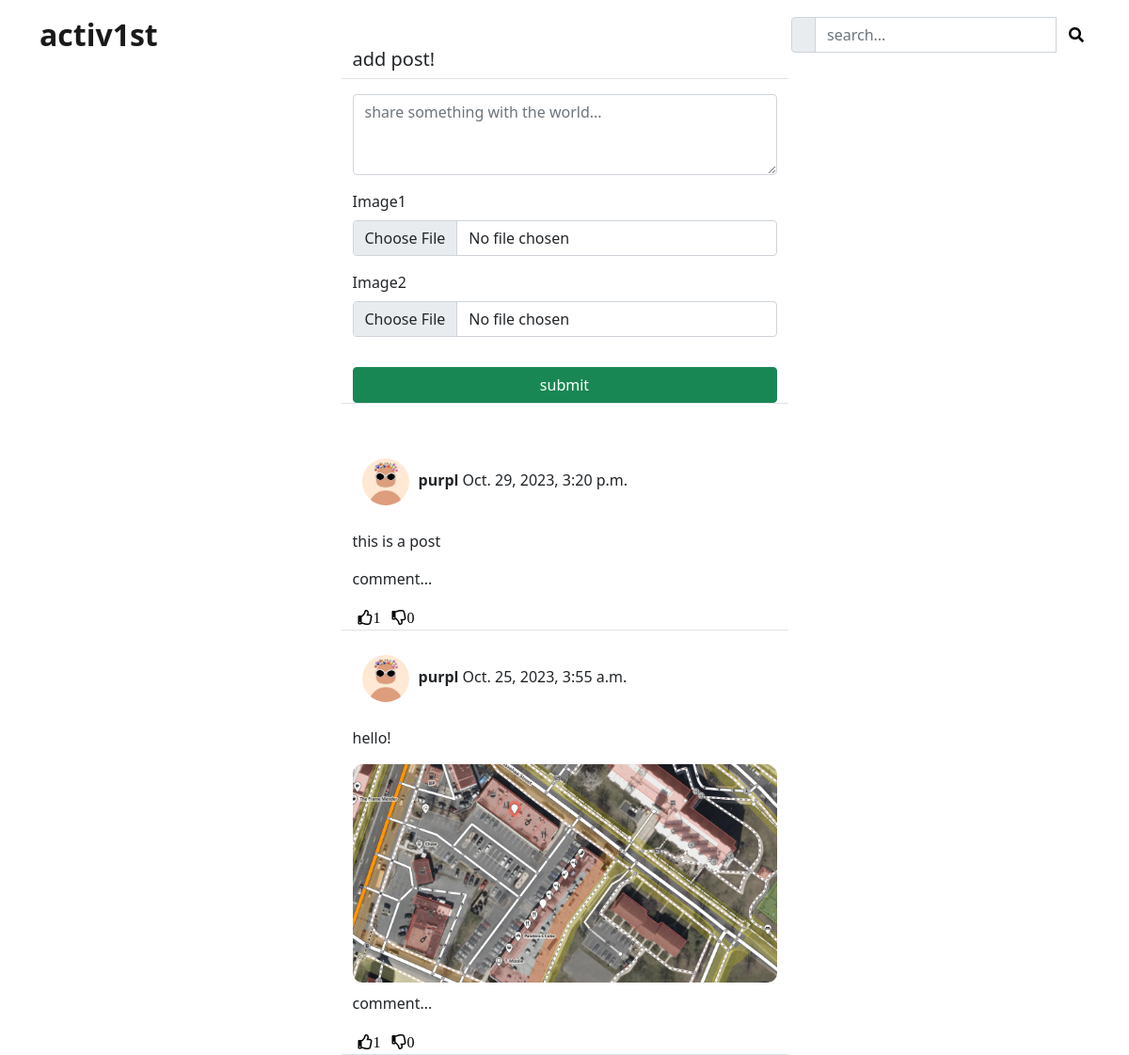
The app's page /social/ with its own data.
### social/models.py (models this page shows)
class Post(models.Model):
    body = models.TextField()
    created_on = models.DateTimeField(default=timezone.now)
    image1 = models.ImageField(upload_to='uploads/post_images', blank=True, null=True)
    image2 = models.ImageField(upload_to='uploads/post_images', blank=True, null=True)
    author = models.ForeignKey(User, on_delete=models.CASCADE)
    likes = models.ManyToManyField(User, blank=True, related_name='likes')
    dislikes = models.ManyToManyField(User, blank=True, related_name='dislikes')

class UserProfile(models.Model):
    user = models.OneToOneField(User, primary_key=True, verbose_name='user', related_name='profile', on_delete=models.CASCADE)
    name = models.CharField(max_length=30, blank=True, null=True)
    bio = models.TextField(max_length=500, blank=True, null=True)
    pronouns = models.CharField(max_length=20, blank=True, null=True)
    birthdate = models.DateField(null=True, blank=True)
    location = models.CharField(max_length=30, blank=True, null=True)
    picture = models.ImageField(upload_to='uploads/profile_pictures', default='uploads/profile_pictures/default.jpg')
    is_verified = models.BooleanField(default=False)
    followers = models.ManyToManyField(User, blank=True, related_name='followers')

### social/views.py (the view, shortened to what this page needs)
# urls.py: path('', PostListView.as_view(), name='post-list'),
class PostListView(View):
    def get(self, request, *args, **kwargs):
        posts = Post.objects.all().order_by('-created_on')
        form = PostForm()
        context = {
            'post_list': posts,
            'form': form,
        }
        return render(request, 'social/post_list.html', context)

### social/forms.py
class PostForm(forms.ModelForm):
    body = forms.CharField(
        label='',
        widget=forms.Textarea(attrs={'rows': 3, 'placeholder': 'share something with the world...'})
    )
    image1 = forms.ImageField(required=False)
    image2 = forms.ImageField(required=False)
    class Meta:
        model = Post
        fields = ['body', 'image1', 'image2' ]

### social/templates/social/post_list.html (shortened to what this page needs)
{% extends 'landing/base.html' %}
{% load crispy_forms_tags %}
{% load static %}
{% block content %}
<div class="container">
    <div class="row justify-content-center mt-3">
        <div class="col-md-5 col-sm-12 border-bottom">
            <h5>add post!</h5>
        </div>
    </div>
    <div class="row justify-content-center mt-3 mb-5">
        <div class="col-md-5 col-sm-12 border-bottom">
            <form method="POST" enctype="multipart/form-data">
                {{ form | crispy }}
                <div class="d-grid gap-2">
                    <button class="btn btn-success mt-3">submit</button>
                </div>
            </form>
        </div>
    </div>
    {% for post in post_list %}
    <div class="row justify-content-center mt-3">
        <div class="col-md-5 col-sm-12 border-bottom position-relative">
            <p><img src="{{ post.author.profile.picture.url }}" class="rounded-circle" style="margin: 10px;" width="50" height="50"/><strong>{{ post.author }}</strong> {{ post.created_on }}</p>
            <div class="position-relative">
              <p>{{ post.body }}</p>
              {% if post.image1 %}
              <img src={{ post.image1.url }} style="max-width: 100%; height: auto; border-radius: 10px; margin-bottom: 10px;">
              {% endif %}
              <p>comment...</p>
            </div>
            <div class="d-flex flex-row">
                <form method="post" action="{% url 'like' post.pk %}">
                    <button style="background-color: transparent; border: none; box-shadow: none;" type="submit">
                        {% if request.user in post.likes.all %}
                        <i class="far fa-thumbs-up" style="color: #5ac84c;"><span>{{ post.likes.all.count }}</span></i>
                        {% else %}
                        <i class="far fa-thumbs-up" ><span>{{ post.likes.all.count }}</span></i>
                        {% endif %}
                    </button>
                </form>
                <form method="post" action="{% url 'dislike' post.pk %}">
                    <button style="background-color: transparent; border: none; box-shadow: none;" type="submit">
                        {% if request.user in post.dislikes.all %}
                        <i class="far fa-thumbs-down" style="color: #f82a2a;"><span>{{ post.dislikes.all.count }}</span></i>
                        {% else %}
                        <i class="far fa-thumbs-down"><span>{{ post.dislikes.all.count }}</span></i>
                        {% endif %}
                    </button>
                </form>
            </div>
        </div>
    </div>
    {% endfor %}
</div>
{% endblock content %}

### static/style.css (style rules this page uses)
body { padding-top: 35px; }

### records on screen
Post: author.profile.picture (placeholder picture), author "purpl", created_on "Oct. 29, 2023, 3:20 p.m.", body "this is a post", likes.all.count "1", dislikes.all.count "0"
Post: author.profile.picture (placeholder picture), author "purpl", created_on "Oct. 25, 2023, 3:55 a.m.", body "hello!", image1 (picture), likes.all.count "1", dislikes.all.count "0"
